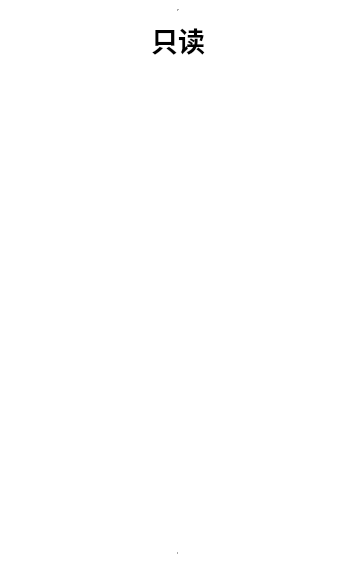
<?xml version="1.0" encoding="UTF-8"?>
<ui version="4.0">
 <class>MainWindow</class>
 <widget class="QMainWindow" name="MainWindow">
  <property name="geometry">
   <rect>
    <x>0</x>
    <y>0</y>
    <width>357</width>
    <height>563</height>
   </rect>
  </property>
  <property name="windowTitle">
   <string>首页</string>
  </property>
  <property name="styleSheet">
   <string notr="true">background-color: rgb(255, 255, 255);</string>
  </property>
  <widget class="QWidget" name="centralwidget">
   <layout class="QGridLayout" name="gridLayout">
    <item row="0" column="0">
     <layout class="QVBoxLayout" name="verticalLayout">
      <item>
       <widget class="QScrollArea" name="scrollArea">
        <property name="frameShape">
         <enum>QFrame::VLine</enum>
        </property>
        <property name="horizontalScrollBarPolicy">
         <enum>Qt::ScrollBarAsNeeded</enum>
        </property>
        <property name="widgetResizable">
         <bool>true</bool>
        </property>
        <widget class="QWidget" name="scrollAreaWidgetContents">
         <property name="geometry">
          <rect>
           <x>0</x>
           <y>0</y>
           <width>331</width>
           <height>537</height>
          </rect>
         </property>
         <property name="cursor">
          <cursorShape>ArrowCursor</cursorShape>
         </property>
         <property name="mouseTracking">
          <bool>false</bool>
         </property>
         <property name="autoFillBackground">
          <bool>false</bool>
         </property>
         <layout class="QGridLayout" name="gridLayout_2">
          <item row="1" column="0">
           <widget class="QListView" name="listView">
            <property name="enabled">
             <bool>true</bool>
            </property>
            <property name="autoFillBackground">
             <bool>true</bool>
            </property>
            <property name="styleSheet">
             <string notr="true">border:none;
background-color: rgba(255, 255, 255, 0);</string>
            </property>
            <property name="verticalScrollBarPolicy">
             <enum>Qt::ScrollBarAlwaysOff</enum>
            </property>
            <property name="horizontalScrollBarPolicy">
             <enum>Qt::ScrollBarAlwaysOff</enum>
            </property>
            <property name="editTriggers">
             <set>QAbstractItemView::NoEditTriggers</set>
            </property>
            <property name="alternatingRowColors">
             <bool>false</bool>
            </property>
            <property name="textElideMode">
             <enum>Qt::ElideNone</enum>
            </property>
            <property name="resizeMode">
             <enum>QListView::Adjust</enum>
            </property>
           </widget>
          </item>
          <item row="0" column="0" alignment="Qt::AlignHCenter">
           <widget class="QGroupBox" name="groupBox">
            <property name="enabled">
             <bool>true</bool>
            </property>
            <property name="contextMenuPolicy">
             <enum>Qt::NoContextMenu</enum>
            </property>
            <property name="acceptDrops">
             <bool>true</bool>
            </property>
            <property name="autoFillBackground">
             <bool>false</bool>
            </property>
            <property name="styleSheet">
             <string notr="true">border:none;</string>
            </property>
            <property name="title">
             <string/>
            </property>
            <layout class="QGridLayout">
             <property name="sizeConstraint">
              <enum>QLayout::SetNoConstraint</enum>
             </property>
             <property name="leftMargin">
              <number>0</number>
             </property>
             <property name="topMargin">
              <number>0</number>
             </property>
             <property name="rightMargin">
              <number>0</number>
             </property>
             <property name="bottomMargin">
              <number>0</number>
             </property>
             <property name="verticalSpacing">
              <number>0</number>
             </property>
             <item row="0" column="0" alignment="Qt::AlignHCenter|Qt::AlignVCenter">
              <widget class="QPushButton" name="pushButton_2">
               <property name="font">
                <font>
                 <pointsize>20</pointsize>
                 <bold>true</bold>
                </font>
               </property>
               <property name="text">
                <string>只读</string>
               </property>
               <property name="iconSize">
                <size>
                 <width>25</width>
                 <height>25</height>
                </size>
               </property>
              </widget>
             </item>
            </layout>
           </widget>
          </item>
         </layout>
        </widget>
       </widget>
      </item>
     </layout>
    </item>
   </layout>
  </widget>
 </widget>
 <resources/>
 <connections/>
</ui>
